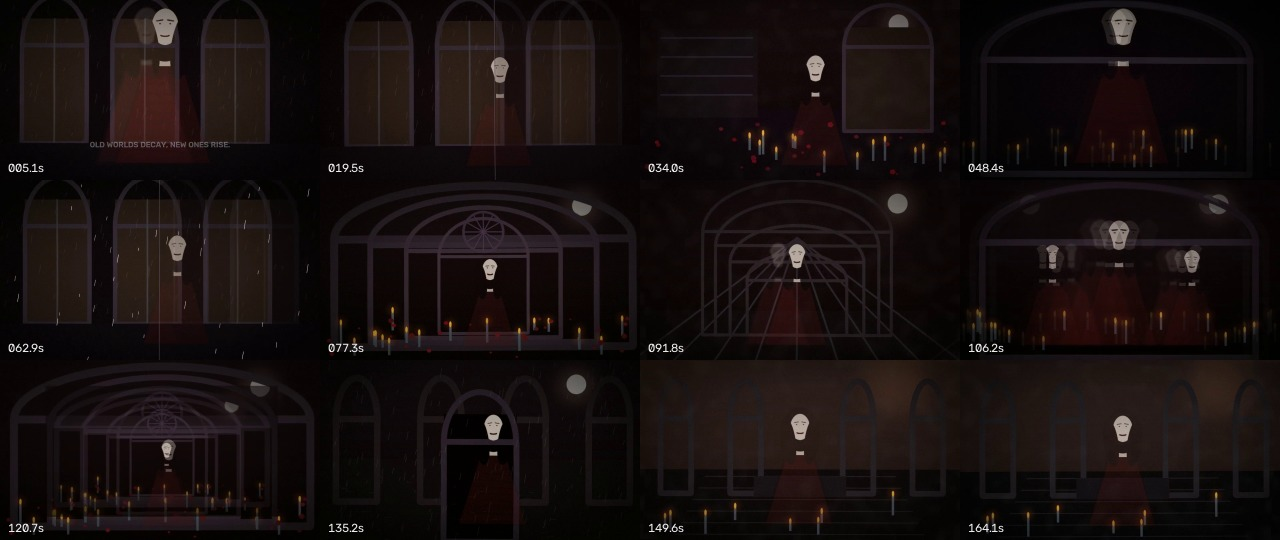
#> input picture projects/the-door-between-the-seconds/production/branch_render/PANDORA_BRANCH_PICTURE_CONTACT_SHEET.jpg, 1280 x 540 px
$ python -i generate_branch_scene_bank.py   (imports and definitions only)
#> lines starting #> are read from the running program, lines starting #| are printed output that depends on the picture; after the words box and inside, x2 and y2 are one past the last pixel; in counts of white or black regions, pixels touching at a corner belong together
#> further down, picture is the input picture: shape (540, 1280, 3); mean B, G, R 14.6, 15.1, 22.5
#!/usr/bin/env python3
from __future__ import annotations

import hashlib
import json
import math
from pathlib import Path

import cv2
import numpy as np

ROOT = Path(__file__).resolve().parents[1]
OUT = ROOT / "production" / "generated_scene_bank"
# [1 line not run here, left out]
W, H = 960, 540
SEED = 302

SCENES = {
    "rainy_gothic_castle_entrance.jpg": ("castle", 1),
    "gothic_moonlit_departure.jpg": ("threshold", 2),
    "gothic_noblewoman_by_the_rainy_moonlit_window.jpg": ("window", 3),
    "gothic_temptress_in_the_rain.jpg": ("rain_portrait", 4),
    "a_cinematic_moody_gothic_fantasy_realistic_inte.jpg": ("memory_room", 5),
    "gothic_moonlit_rose_chamber.jpg": ("rose_chamber", 6),
    "gothic_moonlit_corridor_portrait.jpg": ("corridor", 7),
    "gothic_moonlit_victorian_portrait.jpg": ("portrait", 8),
    "candlelit_gothic_cathedral_romance.jpg": ("cathedral", 9),
    "gothic_moonlit_baroque_sanctuary.jpg": ("sanctuary", 10),
    "moonlit_gothic_aristocrat_by_the_window.jpg": ("window", 11),
    "gothic_noblewoman_s_temporal_echo.jpg": ("temporal", 12),
    "gothic_dawn_in_the_cathedral_of_roses.jpg": ("dawn_cathedral", 13),
    "moonlit_gothic_romance_by_candlelight.jpg": ("candle_contact", 14),
    "gothic_romance_by_moonlit_rain.jpg": ("rain_contact", 15),
    "moonlit_gothic_romance_by_the_window.jpg": ("window_contact", 16),
    "gothic_vampiric_reverie_by_moonlit_window.jpg": ("vampire_window", 17),
    "gothic_crypt_empress_in_morning_light.jpg": ("crypt", 18),
    "gothic_rose_studded_crypt_romance.jpg": ("crypt_roses", 19),
    "rainlit_gothic_aristocrat_at_the_window.jpg": ("window", 20),
    "gothic_velvet_candlelit_chamber.jpg": ("velvet_chamber", 21),
    "gothic_rainfall_by_candlelight.jpg": ("rain_candle", 22),
    "moonlit_gothic_velvet_reverie.jpg": ("velvet_reverie", 23),
    "moonlit_gothic_rose_chamber.jpg": ("rose_chamber", 24),
}


# [20 lines left out: functions sha256, gradient, glow_circle, not called in this run]


def arch(im, x, y, w, h, color=(36, 31, 39), thickness=20):
    cv2.rectangle(im, (x, y + h // 3), (x + w, y + h), color, thickness)
    cv2.ellipse(im, (x + w // 2, y + h // 3), (w // 2, h // 3), 180, 0, 180, color, thickness, cv2.LINE_AA)


# [24 lines left out: functions candles, roses, rain_lines, not called in this run]


def pandora(im, x=.55, scale=1.0, facing=1, echo=False, eyes=True):
#> called with x = 0.55, scale = 1, facing = 1, echo = False, eyes = True
    cx = int(W * x); ground = int(H * .91); s = scale
    layer = np.zeros_like(im)
    # velvet gown and shoulders
    body = np.array([
        [cx - int(43*s), ground - int(230*s)], [cx + int(42*s), ground - int(230*s)],
        [cx + int(108*s), ground], [cx - int(115*s), ground]
    ], np.int32)
    cv2.fillConvexPoly(layer, body, (24, 24, 92), cv2.LINE_AA)
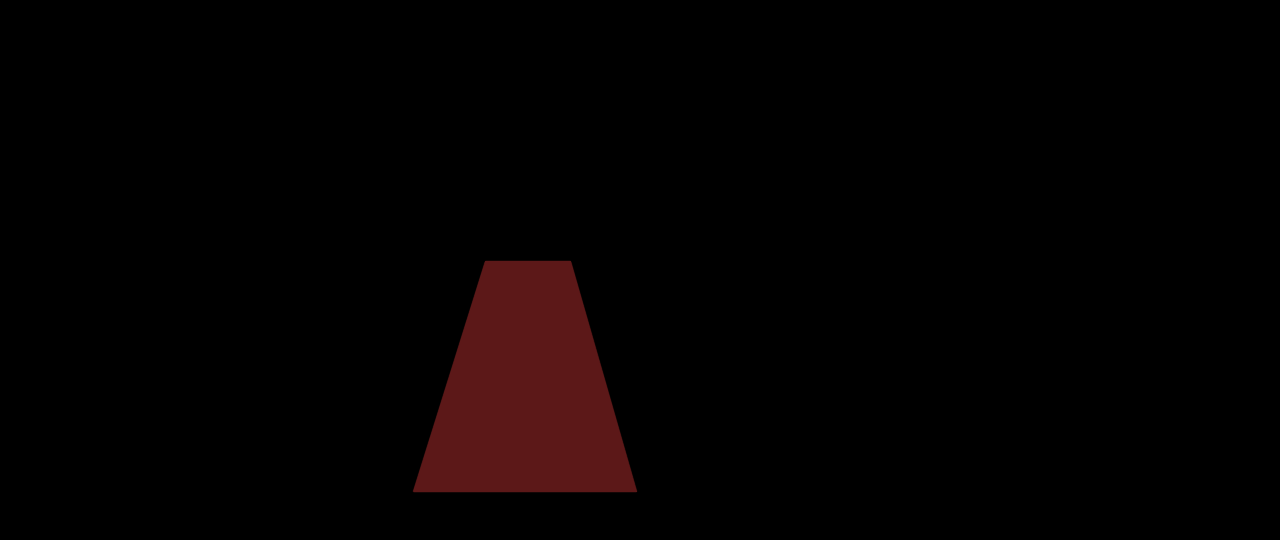
#> layer: shape (540, 1280, 3); mean of channels 0, 1, 2 1.2, 1.2, 4.8; drawn as B, G, R
    cv2.polylines(layer, [body], True, (12, 12, 25), max(2, int(4*s)), cv2.LINE_AA)
    # neck and pale face
    cv2.rectangle(layer, (cx-int(13*s), ground-int(285*s)), (cx+int(13*s), ground-int(225*s)), (155, 164, 176), -1)
    face_center = (cx, ground-int(315*s))
    cv2.ellipse(layer, face_center, (int(34*s), int(45*s)), 0, 0, 360, (166, 174, 187), -1, cv2.LINE_AA)
    # hair mass, then reveal face again to keep a pale mask framed by black hair
    cv2.ellipse(layer, (cx, ground-int(308*s)), (int(55*s), int(72*s)), 0, 0, 360, (12, 10, 18), -1, cv2.LINE_AA)
    cv2.ellipse(layer, face_center, (int(31*s), int(42*s)), 0, 0, 360, (166, 174, 187), -1, cv2.LINE_AA)
    # hair curtains
    cv2.ellipse(layer, (cx-int(39*s), ground-int(270*s)), (int(24*s), int(76*s)), -8*facing, 0, 360, (10, 9, 16), -1, cv2.LINE_AA)
    cv2.ellipse(layer, (cx+int(39*s), ground-int(270*s)), (int(24*s), int(76*s)), 8*facing, 0, 360, (10, 9, 16), -1, cv2.LINE_AA)
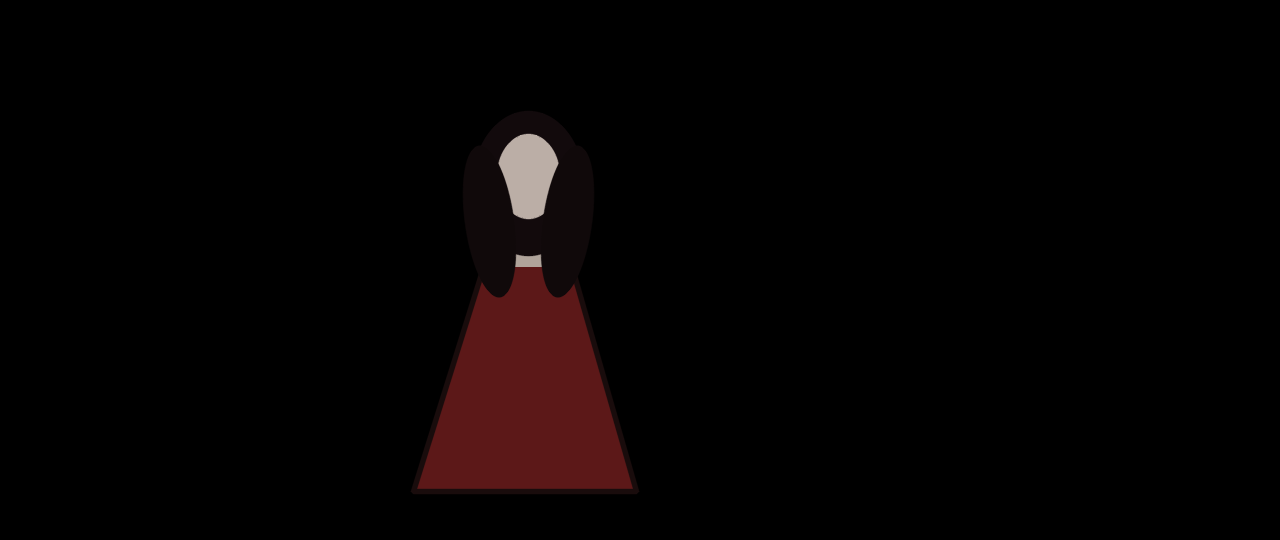
#> layer: shape (540, 1280, 3); mean of channels 0, 1, 2 2.3, 2.3, 5.7; drawn as B, G, R
    # eyes, brows, lips: subtle vampire cues
    ey = ground-int(322*s); sep=int(12*s)
    cv2.line(layer, (cx-sep-int(8*s), ey-int(7*s)), (cx-sep+int(7*s), ey-int(9*s)), (44, 41, 47), max(1,int(2*s)), cv2.LINE_AA)
#> layer: shape (540, 1280, 3); 0.01% of pixels changed, all inside (x1, y1, x2, y2) = (506, 158, 526, 165)
    cv2.line(layer, (cx+sep-int(7*s), ey-int(9*s)), (cx+sep+int(8*s), ey-int(7*s)), (44, 41, 47), max(1,int(2*s)), cv2.LINE_AA)
#> layer: shape (540, 1280, 3); mean of channels 0, 1, 2 2.3, 2.3, 5.7
    if eyes:
        cv2.circle(layer, (cx-sep, ey), max(1,int(2*s)), (22, 34, 132), -1, cv2.LINE_AA)
#> layer: shape (540, 1280, 3); mean of channels 0, 1, 2 2.3, 2.3, 5.7
        cv2.circle(layer, (cx+sep, ey), max(1,int(2*s)), (22, 34, 132), -1, cv2.LINE_AA)
#> layer: shape (540, 1280, 3); mean of channels 0, 1, 2 2.3, 2.3, 5.7
    cv2.ellipse(layer, (cx, ground-int(296*s)), (int(10*s), int(3*s)), 0, 0, 180, (35, 34, 103), 2, cv2.LINE_AA)
#> layer: shape (540, 1280, 3); mean of channels 0, 1, 2 2.3, 2.3, 5.7
    # lace tracery
    for yy in range(ground-int(210*s), ground-int(25*s), max(12,int(22*s))):
        cv2.line(layer, (cx-int(62*s), yy), (cx+int(62*s), yy+int(8*s)), (38, 31, 49), 1, cv2.LINE_AA)
#> layer: shape (540, 1280, 3); mean of channels 0, 1, 2 2.3, 2.3, 5.6
    if echo:
        ghost = cv2.GaussianBlur(layer, (0, 0), 2.2)
        M = np.float32([[1,0,-54*facing],[0,1,-3]])
        ghost = cv2.warpAffine(ghost, M, (W,H), borderMode=cv2.BORDER_CONSTANT)
        im[:] = cv2.addWeighted(im, 1.0, ghost, .22, 0)
    mask = cv2.cvtColor(layer, cv2.COLOR_BGR2GRAY)
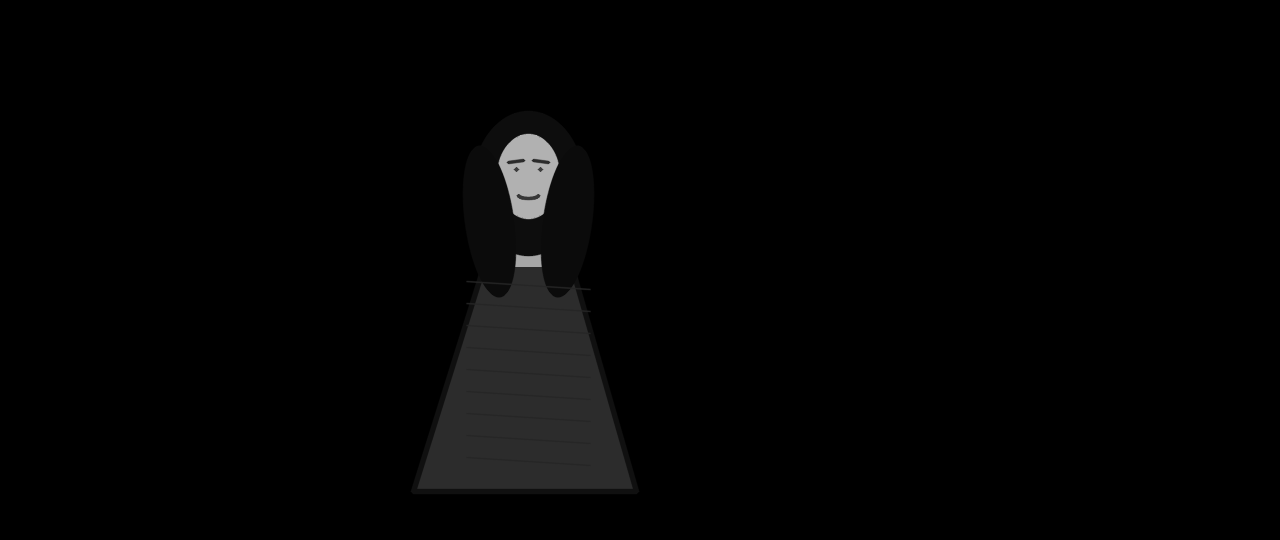
#> mask: shape (540, 1280); min 0, max 177, mean 3.3
    mask = np.clip(mask.astype(np.float32)/170.0, 0, 1)[...,None]
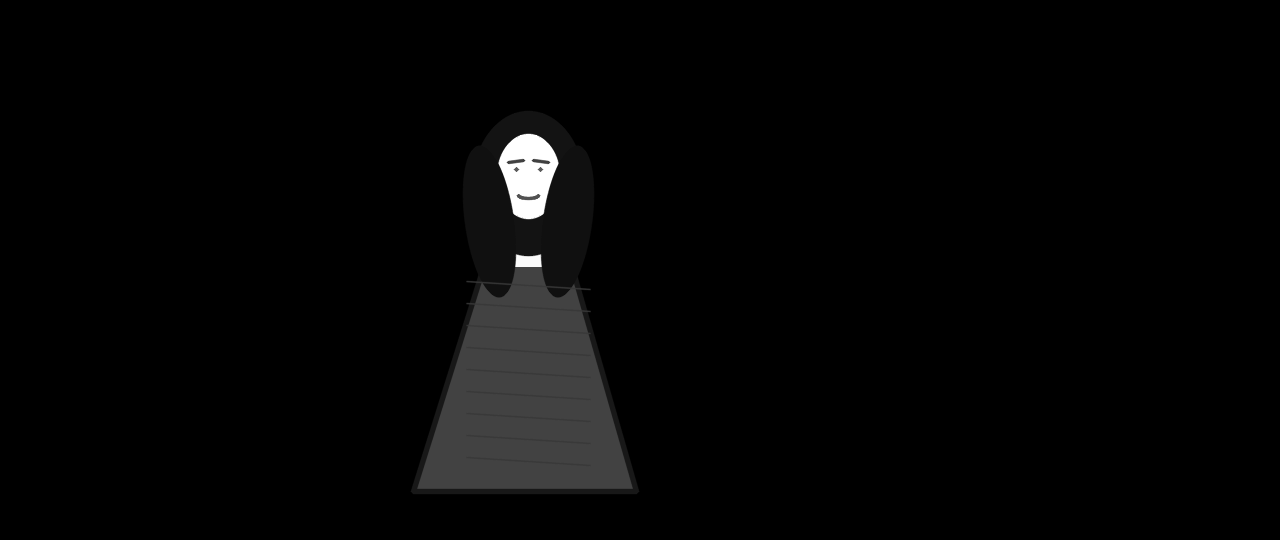
#> mask: shape (540, 1280, 1) float32; min 0, max 1, mean 0.0191
    im[:] = np.clip(im.astype(np.float32)*(1-mask)+layer.astype(np.float32)*mask,0,255).astype(np.uint8)


# [96 lines left out: function environment, not called in this run]


manifest={"schema":"door-seconds.generated-scene-bank.v1","seed":SEED,"resolution":[W,H],"assets":[]}
# [10 lines not run here, left out]

>>> import cv2
>>> picture = cv2.imread('branch_render/PANDORA_BRANCH_PICTURE_CONTACT_SHEET.jpg')
>>> result = pandora(picture)
